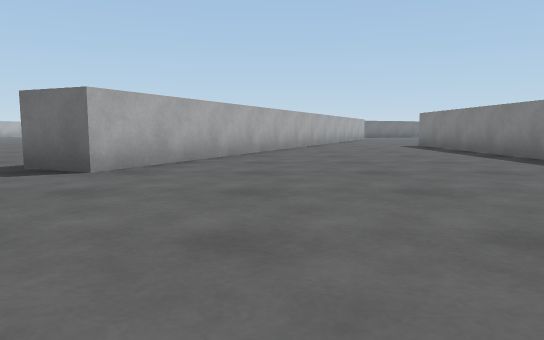
View 1 (above)

24 first-person views from a walk through a 3-D level made in the Unity game engine. The camera is 0.51 m above the floor, tilts 6° down and sees 70° across. The floor is counted in squares, 1 m on a side. Each view is taken from the middle of a square. On the plan, view 1 faces up. The plan holds only what a view shows up to about 9 squares ahead; the rest is blank. The place goes on beyond the plan. The player is left out.

View 2
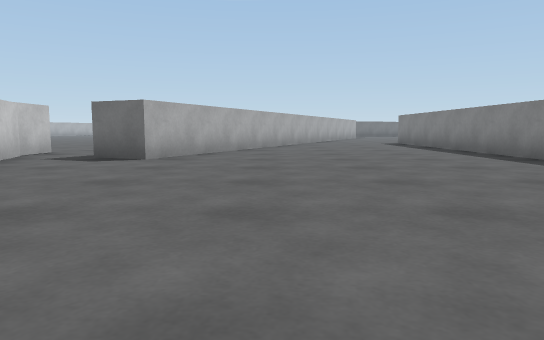

View 3
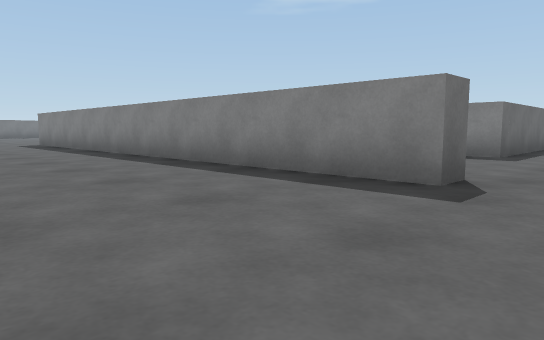

View 4
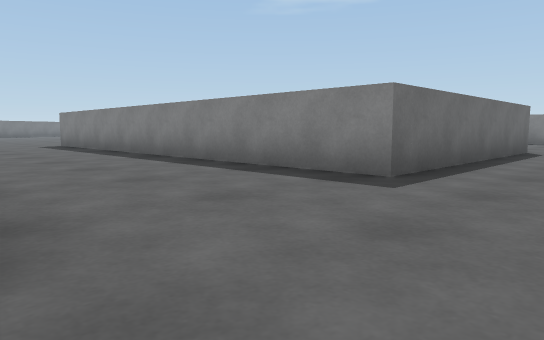

View 5
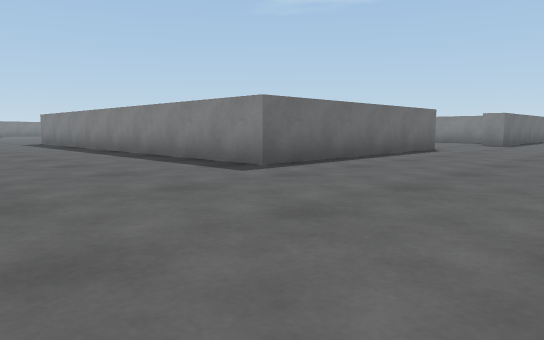

View 6
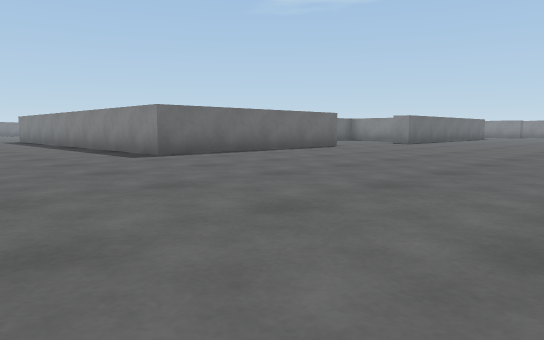

View 7
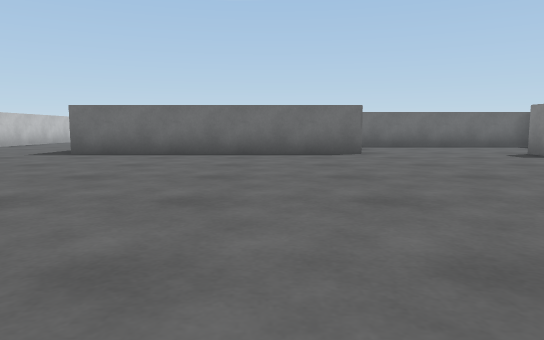

View 8
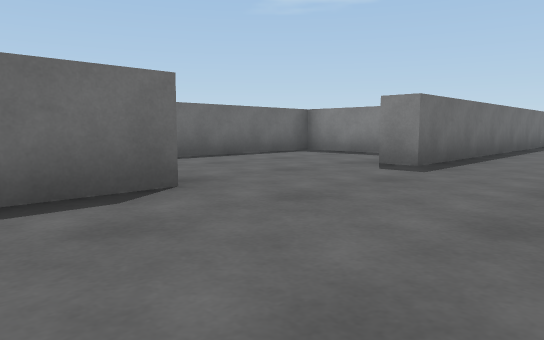

View 9
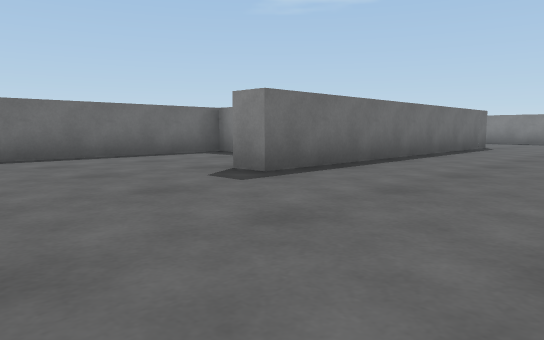

View 10
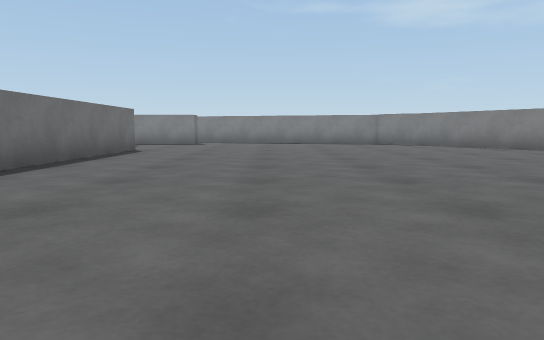

View 11
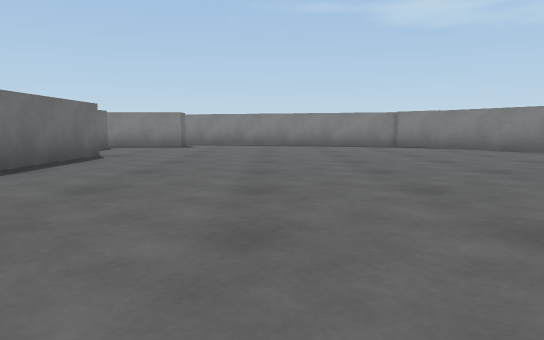

View 12
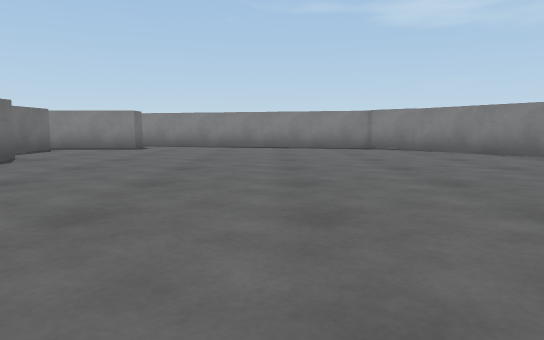

View 13
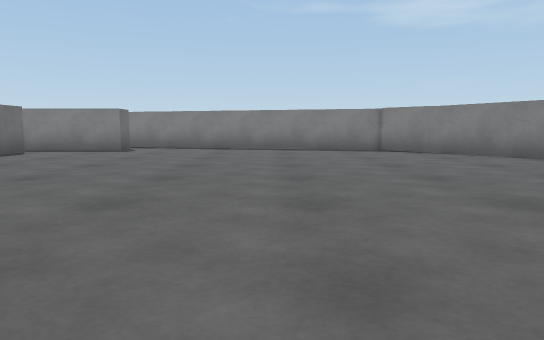

View 14
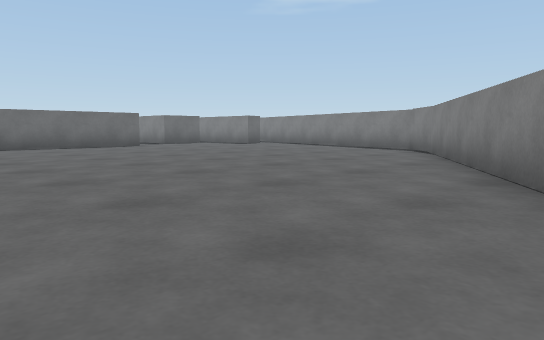

View 15
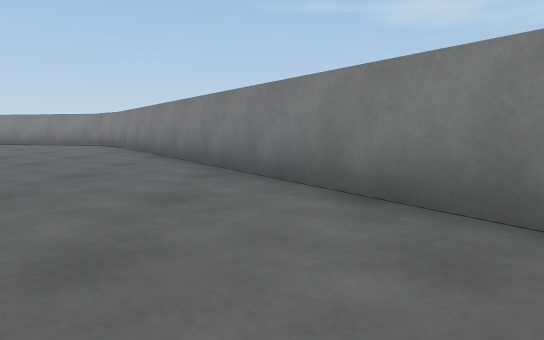

View 16
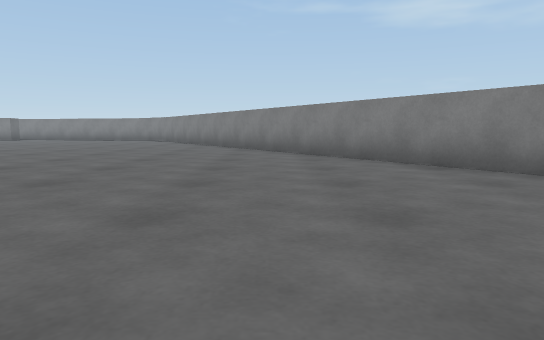

View 17
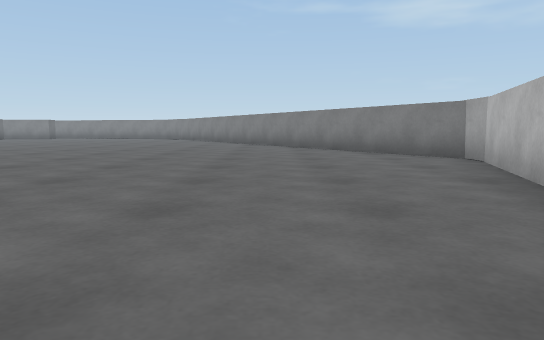

View 18
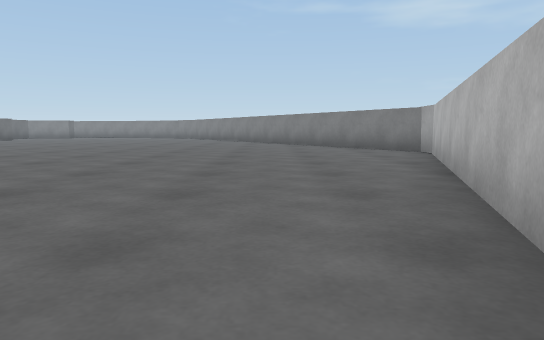

View 19
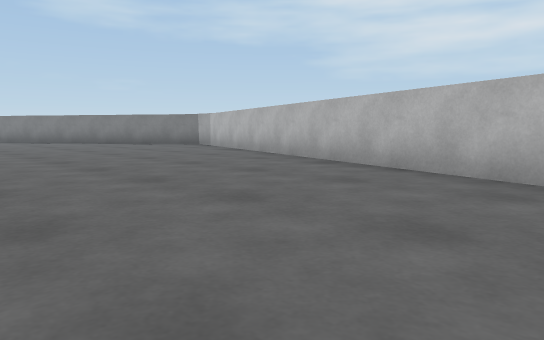

View 20
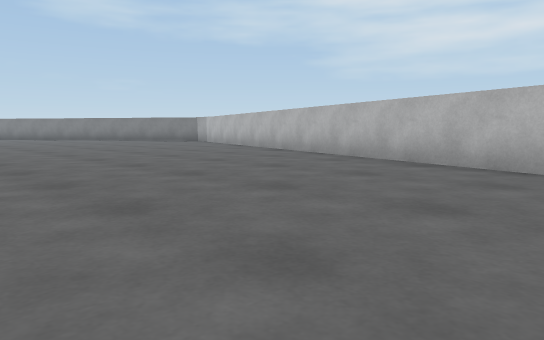

View 21
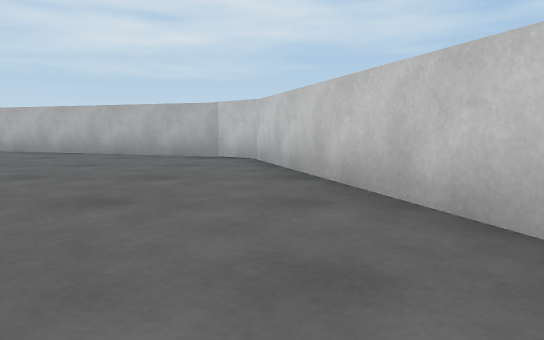

View 22
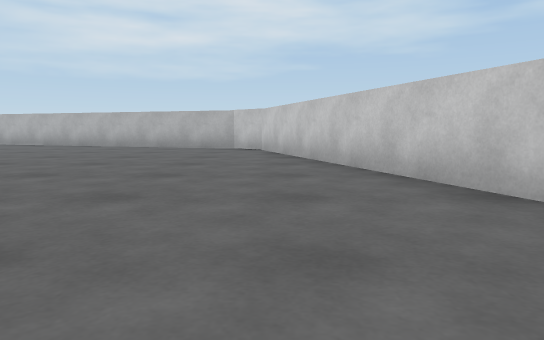

View 23
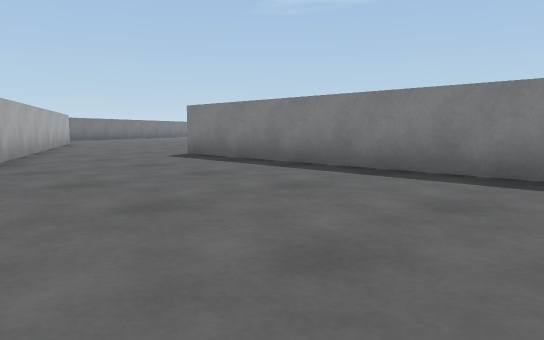

View 24
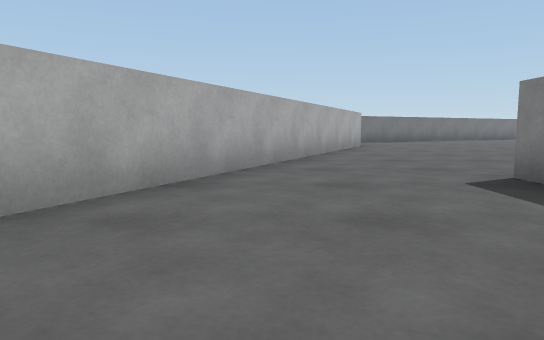

### Floor plan
Points are (right, up) in squares from view 1. A wall is a line through its corners. A room is listed if a view was taken in it or the views show most of it. See-through windows are left out.
Room 1 (views 1, 2, 3, 4, 5, 6, 7, 8, 9, 10, 11, 12, 13, 14, 15, 16, 17, 18, 19, 20, 21, 22, 23, 24)
walls: (14.9, 0) (8.8, 0) (8.8, 7); (5.2, -0.6) (4.5, -0.6) (4.5, 12.1); (20.6, 1.2) (20.6, 3.3) (16.2, 3.3); (26.6, -0.6) (18.3, -0.6) (18.3, 0); (-1.9, -3.6) (0.2, -10.5) (1, -11.2) (16.1, -16.3) (16.7, -16.3) (29.5, -8.4) (30.1, -7.8); (29.6, 0.4) (28.1, 0.4); (2, 13.8) (-2.1, 4.6) (-3.3, 5.1)
ways out: opening at (5.5, 12.3)

Positions as (right, up) in squares from view 1, and headings:
1: (0, 0), facing up
2: (0, -2), facing up
3: (1, -2), facing up-right
4: (5, -2), facing up-right
5: (5, -4), facing up-right
6: (5, -7), facing up-right
7: (13, -8), facing up
8: (13, -3), facing up-right
9: (15, -4), facing up-right
10: (17, -4), facing right
11: (19, -4), facing right
12: (20, -5), facing right
13: (21, -5), facing right
14: (21, -12), facing up-right
15: (18, -13), facing right
16: (13, -13), facing right
17: (10, -13), facing right
18: (8, -13), facing right
19: (6, -9), facing down-right
20: (3, -7), facing down-right
21: (0, -4), facing down
22: (0, -1), facing down
23: (0, 5), facing up-right
24: (2, 8), facing up
